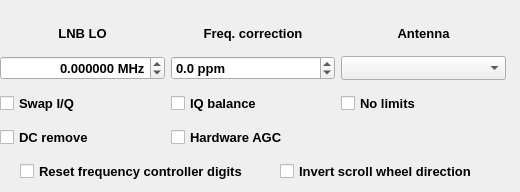
    <widget class="QWidget" name="tab_4">
     <attribute name="title">
      <string>Input</string>
     </attribute>
     <widget class="QWidget" name="layoutWidget_2">
      <property name="geometry">
       <rect>
        <x>0</x>
        <y>10</y>
        <width>511</width>
        <height>151</height>
       </rect>
      </property>
      <layout class="QGridLayout" name="gridLayout_7">
       <property name="rightMargin">
        <number>5</number>
       </property>
       <property name="verticalSpacing">
        <number>0</number>
       </property>
       <item row="2" column="0">
        <widget class="QCheckBox" name="iqSwapButton_3">
         <property name="font">
          <font>
           <pointsize>10</pointsize>
           <bold>true</bold>
          </font>
         </property>
         <property name="toolTip">
          <string>&lt;html&gt;&lt;head/&gt;&lt;body&gt;&lt;p&gt;Swap the the I/Q channels. This can be useful with audio-based input or when dealing with inverted IF.&lt;/p&gt;&lt;/body&gt;&lt;/html&gt;</string>
         </property>
         <property name="text">
          <string>Swap I/Q</string>
         </property>
         <property name="tristate">
          <bool>false</bool>
         </property>
        </widget>
       </item>
       <item row="2" column="2">
        <widget class="QCheckBox" name="ignoreButton_3">
         <property name="font">
          <font>
           <pointsize>10</pointsize>
           <bold>true</bold>
          </font>
         </property>
         <property name="toolTip">
          <string>&lt;html&gt;&lt;head/&gt;&lt;body&gt;&lt;p&gt;Ignore hardware limits such as frequency range. This allows experimenting with out-of-spec settings.&lt;/p&gt;&lt;/body&gt;&lt;/html&gt;</string>
         </property>
         <property name="text">
          <string>No limits</string>
         </property>
        </widget>
       </item>
       <item row="2" column="1">
        <widget class="QCheckBox" name="iqBalanceButton_3">
         <property name="font">
          <font>
           <pointsize>10</pointsize>
           <bold>true</bold>
          </font>
         </property>
         <property name="toolTip">
          <string>Enable automatic I/Q balance (requires gr-iqbal component)</string>
         </property>
         <property name="text">
          <string>IQ balance</string>
         </property>
        </widget>
       </item>
       <item row="3" column="1">
        <widget class="QCheckBox" name="agcButton_3">
         <property name="font">
          <font>
           <pointsize>10</pointsize>
           <bold>true</bold>
          </font>
         </property>
         <property name="toolTip">
          <string>&lt;html&gt;&lt;head/&gt;&lt;body&gt;&lt;p&gt;Toggle hardware-based automatic gain control.&lt;/p&gt;&lt;p&gt;This feature requires hardware that supports it. It is known to work with RTL-SDR devices.&lt;/p&gt;&lt;/body&gt;&lt;/html&gt;</string>
         </property>
         <property name="text">
          <string>Hardware AGC</string>
         </property>
        </widget>
       </item>
       <item row="3" column="0">
        <widget class="QCheckBox" name="dcCancelButton_3">
         <property name="font">
          <font>
           <pointsize>10</pointsize>
           <bold>true</bold>
          </font>
         </property>
         <property name="toolTip">
          <string>Enable automatic DC removal</string>
         </property>
         <property name="text">
          <string>DC remove</string>
         </property>
        </widget>
       </item>
       <item row="1" column="1">
        <widget class="QDoubleSpinBox" name="freqCorrSpinBox_2">
         <property name="sizePolicy">
          <sizepolicy hsizetype="MinimumExpanding" vsizetype="Minimum">
           <horstretch>0</horstretch>
           <verstretch>0</verstretch>
          </sizepolicy>
         </property>
         <property name="font">
          <font>
           <pointsize>10</pointsize>
           <bold>true</bold>
          </font>
         </property>
         <property name="suffix">
          <string> ppm</string>
         </property>
         <property name="decimals">
          <number>1</number>
         </property>
         <property name="minimum">
          <double>-500.000000000000000</double>
         </property>
         <property name="maximum">
          <double>500.000000000000000</double>
         </property>
         <property name="value">
          <double>0.000000000000000</double>
         </property>
        </widget>
       </item>
       <item row="0" column="1">
        <widget class="QLabel" name="freqCorrLabel_2">
         <property name="sizePolicy">
          <sizepolicy hsizetype="Preferred" vsizetype="Minimum">
           <horstretch>0</horstretch>
           <verstretch>0</verstretch>
          </sizepolicy>
         </property>
         <property name="minimumSize">
          <size>
           <width>0</width>
           <height>20</height>
          </size>
         </property>
         <property name="maximumSize">
          <size>
           <width>16777215</width>
           <height>20</height>
          </size>
         </property>
         <property name="font">
          <font>
           <pointsize>10</pointsize>
           <bold>true</bold>
          </font>
         </property>
         <property name="text">
          <string>Freq. correction</string>
         </property>
         <property name="alignment">
          <set>Qt::AlignCenter</set>
         </property>
        </widget>
       </item>
       <item row="1" column="0">
        <widget class="QDoubleSpinBox" name="lnbSpinBox">
         <property name="sizePolicy">
          <sizepolicy hsizetype="MinimumExpanding" vsizetype="Fixed">
           <horstretch>0</horstretch>
           <verstretch>0</verstretch>
          </sizepolicy>
         </property>
         <property name="font">
          <font>
           <pointsize>10</pointsize>
           <bold>true</bold>
          </font>
         </property>
         <property name="toolTip">
          <string>Local oscillator of up or down converter</string>
         </property>
         <property name="statusTip">
          <string/>
         </property>
         <property name="alignment">
          <set>Qt::AlignRight|Qt::AlignTrailing|Qt::AlignVCenter</set>
         </property>
         <property name="suffix">
          <string> MHz</string>
         </property>
         <property name="decimals">
          <number>6</number>
         </property>
         <property name="minimum">
          <double>-500000.000000000000000</double>
         </property>
         <property name="maximum">
          <double>500000.000000000000000</double>
         </property>
        </widget>
       </item>
       <item row="0" column="2">
        <widget class="QLabel" name="antSelectorLabel_2">
         <property name="sizePolicy">
          <sizepolicy hsizetype="Preferred" vsizetype="Minimum">
           <horstretch>0</horstretch>
           <verstretch>0</verstretch>
          </sizepolicy>
         </property>
         <property name="minimumSize">
          <size>
           <width>0</width>
           <height>20</height>
          </size>
         </property>
         <property name="maximumSize">
          <size>
           <width>16777215</width>
           <height>20</height>
          </size>
         </property>
         <property name="font">
          <font>
           <pointsize>10</pointsize>
           <bold>true</bold>
          </font>
         </property>
         <property name="toolTip">
          <string>Select active antenna connector</string>
         </property>
         <property name="text">
          <string>Antenna</string>
         </property>
         <property name="alignment">
          <set>Qt::AlignCenter</set>
         </property>
        </widget>
       </item>
       <item row="1" column="2">
        <widget class="QComboBox" name="antSelector_2">
         <property name="sizePolicy">
          <sizepolicy hsizetype="MinimumExpanding" vsizetype="Minimum">
           <horstretch>0</horstretch>
           <verstretch>0</verstretch>
          </sizepolicy>
         </property>
         <property name="font">
          <font>
           <pointsize>10</pointsize>
           <bold>true</bold>
          </font>
         </property>
         <property name="toolTip">
          <string>Select active antenna connector</string>
         </property>
        </widget>
       </item>
       <item row="0" column="0">
        <widget class="QLabel" name="lnbLabel">
         <property name="sizePolicy">
          <sizepolicy hsizetype="Preferred" vsizetype="Minimum">
           <horstretch>0</horstretch>
           <verstretch>0</verstretch>
          </sizepolicy>
         </property>
         <property name="minimumSize">
          <size>
           <width>0</width>
           <height>20</height>
          </size>
         </property>
         <property name="maximumSize">
          <size>
           <width>16777215</width>
           <height>20</height>
          </size>
         </property>
         <property name="font">
          <font>
           <pointsize>10</pointsize>
           <bold>true</bold>
          </font>
         </property>
         <property name="text">
          <string>LNB LO</string>
         </property>
         <property name="alignment">
          <set>Qt::AlignCenter</set>
         </property>
         <property name="indent">
          <number>-1</number>
         </property>
        </widget>
       </item>
      </layout>
     </widget>
     <widget class="QCheckBox" name="freqCtrlResetButton">
      <property name="geometry">
       <rect>
        <x>20</x>
        <y>160</y>
        <width>231</width>
        <height>23</height>
       </rect>
      </property>
      <property name="font">
       <font>
        <pointsize>10</pointsize>
        <bold>true</bold>
       </font>
      </property>
      <property name="toolTip">
       <string>&lt;html&gt;&lt;head/&gt;&lt;body&gt;&lt;p&gt;Reset subordinate digits in main frequency control widget&lt;/p&gt;&lt;/body&gt;&lt;/html&gt;</string>
      </property>
      <property name="text">
       <string>Reset frequency controller digits</string>
      </property>
     </widget>
     <widget class="QCheckBox" name="invertScrollingButton">
      <property name="geometry">
       <rect>
        <x>280</x>
        <y>160</y>
        <width>201</width>
        <height>23</height>
       </rect>
      </property>
      <property name="font">
       <font>
        <pointsize>10</pointsize>
        <bold>true</bold>
       </font>
      </property>
      <property name="text">
       <string>Invert scroll wheel direction</string>
      </property>
     </widget>
    </widget>
